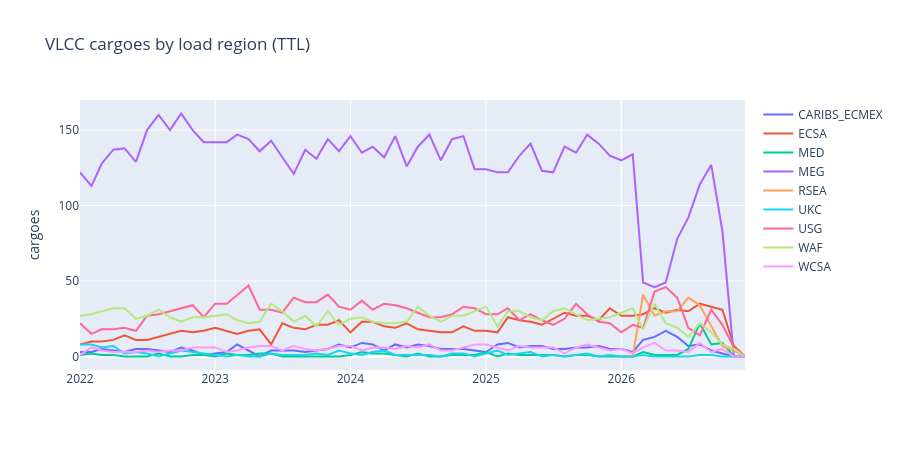
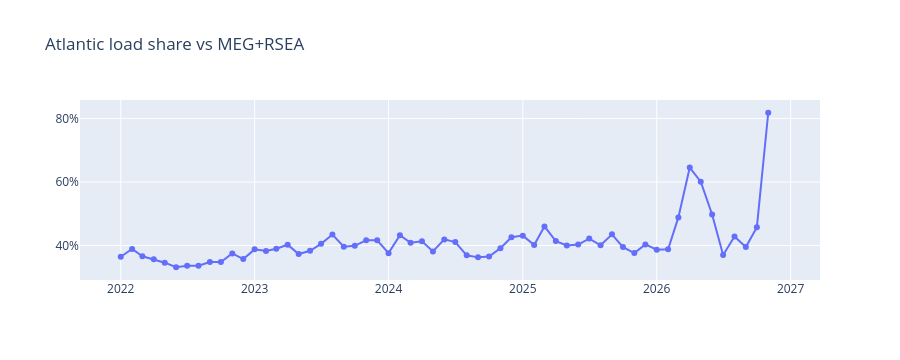

Notebook source saved alongside these figures, in order:
### Markdown cell above
## B. Load-region mix (monthly TTL)

### Code cell
wide = cargoes_wide_by_region(
    cargo,
    decade="TTL",
    regions=["MEG", "RSEA", "WAF", "USG", "ECSA", "WCSA", "CARIBS_ECMEX", "UKC", "MED"],
)
display(wide.tail(8))

fig_r = go.Figure()
for col in [c for c in wide.columns if c != "month"]:
    fig_r.add_trace(go.Scatter(x=wide["month"], y=wide[col], name=col, mode="lines"))
fig_r.update_layout(title="VLCC cargoes by load region (TTL)", height=450, yaxis_title="cargoes")
fig_r.show()

# Atlantic share vs MEG+RSEA
mix = wide.copy()
atl_cols = [c for c in ("WAF", "USG", "ECSA", "WCSA", "CARIBS_ECMEX", "UKC", "MED") if c in mix.columns]
mix["atl"] = mix[atl_cols].sum(axis=1, min_count=1)
mix["meg_rsea"] = mix.get("MEG", 0).fillna(0) + mix.get("RSEA", 0).fillna(0)
mix["atl_share"] = mix["atl"] / (mix["atl"] + mix["meg_rsea"]).replace(0, pd.NA)
fig_s = go.Figure(go.Scatter(x=mix["month"], y=mix["atl_share"], mode="lines+markers", name="Atlantic share"))
fig_s.update_layout(title="Atlantic load share vs MEG+RSEA", height=360, yaxis_tickformat=".0%")
fig_s.show()
